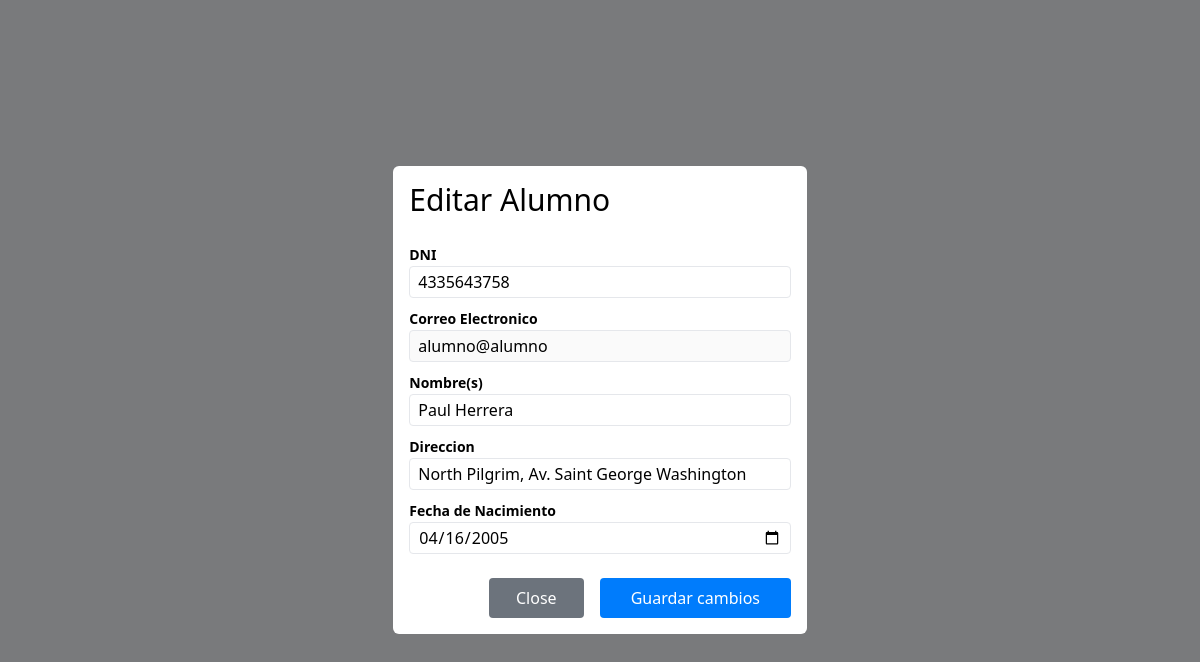
The app's page /alumnos/edit?id=3 (signed in) with its own data.
### tables this page shows
CREATE TABLE `users` (
  `id` int(11) NOT NULL,
  `dni` varchar(20) DEFAULT NULL,
  `name` varchar(100) DEFAULT NULL,
  `email` varchar(100) DEFAULT NULL,
  `password` varchar(255) DEFAULT NULL,
  `address` varchar(250) DEFAULT NULL,
  `birthday` date DEFAULT NULL,
  `role_id` int(11) DEFAULT NULL,
  `estado` varchar(10) NOT NULL DEFAULT 'activo'
);

### Controllers/AlumnoController.php (called while the page is built, shortened)
<?php
require_once $_SERVER["DOCUMENT_ROOT"] . "/Models/Alumno.php";
class AlumnoController
{
    protected $model;
    public function __construct()
    {
        $this->model = new Alumno();
    }
    public function edit($id)
    {
        $alumno = $this->model->find($id);
        include $_SERVER["DOCUMENT_ROOT"] . "/views/alumnos/edit.php";
    }
}

### config/database.php (called while the page is built)
<?php
return [
    "host" => "localhost",
    "dbname" => "university",
    "username" => "root",
    "password" => ""
];

### Models/Model.php (called while the page is built, shortened)
<?php
class Model
{
    public function __construct()
    {
        $config = include($_SERVER["DOCUMENT_ROOT"] . "/config/database.php");
        try {
            $this->db = new mysqli(
                $config["host"],
                $config["username"],
                $config["password"],
                $config["dbname"]
            );
        } catch (mysqli_sql_exception $e) {
            echo "Error: " . $e->getMessage();
        }
    }
}

### Models/Alumno.php (called while the page is built, shortened)
<?php
class Alumno extends Model
{
    protected $table = "users";
    public function find($id)
    {
        $res = $this->db->query("SELECT * FROM {$this->table} WHERE id = $id");
        $data = $res->fetch_assoc();
        return $data;
    }
}

### views/alumnos/edit.php (the view, shortened to what this page needs)
<!DOCTYPE html>
<html lang="en">
<head>
    <link href="/dist/output.css" rel="stylesheet">
</head>
<body>
<div class="h-screen flex items-center justify-center bg-[#797A7C]">
        <div class="flex flex-col bg-white rounded-md p-4">
    <h1 class="text-3xl">Editar Alumno</h1>
    <div class="flex flex-col">
    <form action="/alumnos/update" method="post" class="mt-6 flex flex-col">
        <div>
        <label for="dni" class="mb-3 text-sm font-bold">DNI</label>
        <input type="text" class="w-full mb-2 border rounded h-8 px-2" id="dni" name="dni" value="<?= $alumno["dni"]?>">
        </div>
        <div>
        <label for="email" class="mb-3 text-sm font-bold">Correo Electronico</label>
        <input type="email" class="w-full mb-2 border rounded h-8 px-2" id="email" name="email" value="<?= $alumno["email"]?>" disabled>
        </div>
        <div>
        <label for="name" class="mb-3 text-sm font-bold">Nombre(s)</label>
        <input type="text" class="w-full mb-2 border rounded h-8 px-2" id="name" name="name" value="<?= $alumno["name"]?>">
        </div>
        <div>
        <label for="address" class="mb-3 text-sm font-bold">Direccion</label>
        <input type="text" class="w-full mb-2 border rounded h-8 px-2" id="address" name="address" value="<?= $alumno["address"]?>">
        </div>
        <div>
        <label for="birthday" class="mb-3 text-sm font-bold">Fecha de Nacimiento</label>
        <input type="date" class="w-full mb-2 border rounded h-8 px-2" id="birthdat" name="birthday" value="<?= $alumno["birthday"]?>">
        </div>
        <div class="flex justify-end items-center"><a href="/alumnos" class="bg-[#6C737C] text-white rounded w-1/4 mt-4 py-2 mx-4 flex items-center justify-center">Close</a><button type="submit" class="bg-[#007CFC] mt-4 text-white w-1/2 rounded py-2">Guardar cambios</button></div>
    </form>
    </div>
        </div>
    </div>
</body>
</html>

### records on screen
users: dni "4335643758", email "alumno@alumno", name "Paul Herrera", address "North Pilgrim, Av. Saint George Washington", birthday "04/16/2005"
